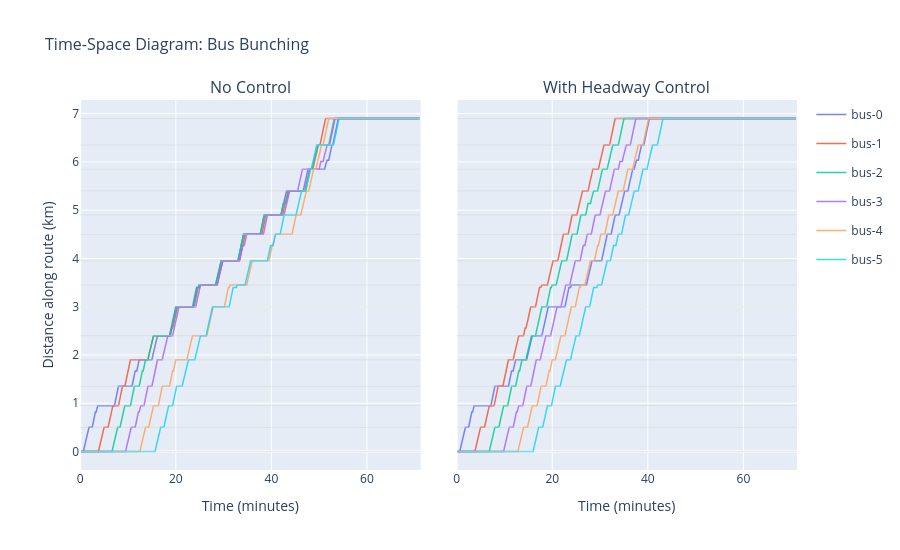

The code cell stored with this chart in its notebook:
### Markdown cell above
## Visualize bus trajectories (time-space diagram)

The **time-space diagram** is the standard transit operations visualization. Each line traces a bus along the corridor. Flat segments = dwelling/holding at a stop. Converging lines = bunching.

### Code cell
_COLORS = px.colors.qualitative.Plotly
_x_max = TOTAL_TICKS * TICK_SECONDS / 60

fig = make_subplots(
    rows=1, cols=2,
    shared_yaxes=True,
    subplot_titles=["No Control", "With Headway Control"],
    horizontal_spacing=0.05,
)

for col, (buses, _title) in enumerate([(buses_nc, "No Control"), (buses_ctrl, "With Headway Control")], 1):
    for i, bus in enumerate(buses):
        ticks = [r["tick"] for r in bus.trajectory]
        times_m = [t * TICK_SECONDS / 60 for t in ticks]
        positions_km = [r["position"] / 1000 for r in bus.trajectory]
        fig.add_trace(
            go.Scatter(
                x=times_m, y=positions_km,
                mode="lines",
                name=bus.name,
                line=dict(color=_COLORS[i % len(_COLORS)], width=1.5),
                opacity=0.85,
                legendgroup=bus.name,
                showlegend=(col == 1),
            ),
            row=1, col=col,
        )
    for sp in STOP_POSITIONS:
        fig.add_shape(
            type="line",
            x0=0, x1=_x_max, y0=sp / 1000, y1=sp / 1000,
            line=dict(color="lightgray", width=0.5),
            row=1, col=col,
        )

fig.update_xaxes(title_text="Time (minutes)")
fig.update_yaxes(title_text="Distance along route (km)", col=1)
fig.update_layout(
    title=dict(text="Time-Space Diagram: Bus Bunching", font=dict(size=16)),
    height=550,
    legend=dict(orientation="v"),
)
fig.show()

### Figure 1 — Plotly figure (JSON) as saved in the notebook; plotly's stock layout.template omitted (floating-point values rounded to 4 significant figures; data arrays with more than 128 entries replaced by an {"elided": "..."} marker saying what was removed)
{"data": [{"legendgroup": "bus-0", "line": {"color": "#636EFA", "width": 1.5}, "mode": "lines", "name": "bus-0", "opacity": 0.85, "showlegend": true, "type": "scatter", "x": {"elided": "426 float values"}, "xaxis": "x", "y": {"elided": "426 float values"}, "yaxis": "y"}, {"legendgroup": "bus-1", "line": {"color": "#EF553B", "width": 1.5}, "mode": "lines", "name": "bus-1", "opacity": 0.85, "showlegend": true, "type": "scatter", "x": {"elided": "426 float values"}, "xaxis": "x", "y": {"elided": "426 float values"}, "yaxis": "y"}, {"legendgroup": "bus-2", "line": {"color": "#00CC96", "width": 1.5}, "mode": "lines", "name": "bus-2", "opacity": 0.85, "showlegend": true, "type": "scatter", "x": {"elided": "426 float values"}, "xaxis": "x", "y": {"elided": "426 float values"}, "yaxis": "y"}, {"legendgroup": "bus-3", "line": {"color": "#AB63FA", "width": 1.5}, "mode": "lines", "name": "bus-3", "opacity": 0.85, "showlegend": true, "type": "scatter", "x": {"elided": "426 float values"}, "xaxis": "x", "y": {"elided": "426 float values"}, "yaxis": "y"}, {"legendgroup": "bus-4", "line": {"color": "#FFA15A", "width": 1.5}, "mode": "lines", "name": "bus-4", "opacity": 0.85, "showlegend": true, "type": "scatter", "x": {"elided": "426 float values"}, "xaxis": "x", "y": {"elided": "426 float values"}, "yaxis": "y"}, {"legendgroup": "bus-5", "line": {"color": "#19D3F3", "width": 1.5}, "mode": "lines", "name": "bus-5", "opacity": 0.85, "showlegend": true, "type": "scatter", "x": {"elided": "426 float values"}, "xaxis": "x", "y": {"elided": "426 float values"}, "yaxis": "y"}, {"legendgroup": "bus-0", "line": {"color": "#636EFA", "width": 1.5}, "mode": "lines", "name": "bus-0", "opacity": 0.85, "showlegend": false, "type": "scatter", "x": {"elided": "426 float values"}, "xaxis": "x2", "y": {"elided": "426 float values"}, "yaxis": "y2"}, {"legendgroup": "bus-1", "line": {"color": "#EF553B", "width": 1.5}, "mode": "lines", "name": "bus-1", "opacity": 0.85, "showlegend": false, "type": "scatter", "x": {"elided": "426 float values"}, "xaxis": "x2", "y": {"elided": "426 float values"}, "yaxis": "y2"}, {"legendgroup": "bus-2", "line": {"color": "#00CC96", "width": 1.5}, "mode": "lines", "name": "bus-2", "opacity": 0.85, "showlegend": false, "type": "scatter", "x": {"elided": "426 float values"}, "xaxis": "x2", "y": {"elided": "426 float values"}, "yaxis": "y2"}, {"legendgroup": "bus-3", "line": {"color": "#AB63FA", "width": 1.5}, "mode": "lines", "name": "bus-3", "opacity": 0.85, "showlegend": false, "type": "scatter", "x": {"elided": "426 float values"}, "xaxis": "x2", "y": {"elided": "426 float values"}, "yaxis": "y2"}, {"legendgroup": "bus-4", "line": {"color": "#FFA15A", "width": 1.5}, "mode": "lines", "name": "bus-4", "opacity": 0.85, "showlegend": false, "type": "scatter", "x": {"elided": "426 float values"}, "xaxis": "x2", "y": {"elided": "426 float values"}, "yaxis": "y2"}, {"legendgroup": "bus-5", "line": {"color": "#19D3F3", "width": 1.5}, "mode": "lines", "name": "bus-5", "opacity": 0.85, "showlegend": false, "type": "scatter", "x": {"elided": "426 float values"}, "xaxis": "x2", "y": {"elided": "426 float values"}, "yaxis": "y2"}], "layout": {"annotations": [{"font": {"size": 16}, "showarrow": false, "text": "No Control", "x": 0.2375, "xanchor": "center", "xref": "paper", "y": 1, "yanchor": "bottom", "yref": "paper"}, {"font": {"size": 16}, "showarrow": false, "text": "With Headway Control", "x": 0.7625, "xanchor": "center", "xref": "paper", "y": 1, "yanchor": "bottom", "yref": "paper"}], "height": 550, "legend": {"orientation": "v"}, "shapes": [{"line": {"color": "lightgray", "width": 0.5}, "type": "line", "x0": 0, "x1": 71.17, "xref": "x", "y0": 0, "y1": 0, "yref": "y"}, {"line": {"color": "lightgray", "width": 0.5}, "type": "line", "x0": 0, "x1": 71.17, "xref": "x", "y0": 0.5, "y1": 0.5, "yref": "y"}, {"line": {"color": "lightgray", "width": 0.5}, "type": "line", "x0": 0, "x1": 71.17, "xref": "x", "y0": 0.95, "y1": 0.95, "yref": "y"}, {"line": {"color": "lightgray", "width": 0.5}, "type": "line", "x0": 0, "x1": 71.17, "xref": "x", "y0": 1.35, "y1": 1.35, "yref": "y"}, {"line": {"color": "lightgray", "width": 0.5}, "type": "line", "x0": 0, "x1": 71.17, "xref": "x", "y0": 1.9, "y1": 1.9, "yref": "y"}, {"line": {"color": "lightgray", "width": 0.5}, "type": "line", "x0": 0, "x1": 71.17, "xref": "x", "y0": 2.4, "y1": 2.4, "yref": "y"}, {"line": {"color": "lightgray", "width": 0.5}, "type": "line", "x0": 0, "x1": 71.17, "xref": "x", "y0": 3, "y1": 3, "yref": "y"}, {"line": {"color": "lightgray", "width": 0.5}, "type": "line", "x0": 0, "x1": 71.17, "xref": "x", "y0": 3.45, "y1": 3.45, "yref": "y"}, {"line": {"color": "lightgray", "width": 0.5}, "type": "line", "x0": 0, "x1": 71.17, "xref": "x", "y0": 3.95, "y1": 3.95, "yref": "y"}, {"line": {"color": "lightgray", "width": 0.5}, "type": "line", "x0": 0, "x1": 71.17, "xref": "x", "y0": 4.5, "y1": 4.5, "yref": "y"}, {"line": {"color": "lightgray", "width": 0.5}, "type": "line", "x0": 0, "x1": 71.17, "xref": "x", "y0": 4.9, "y1": 4.9, "yref": "y"}, {"line": {"color": "lightgray", "width": 0.5}, "type": "line", "x0": 0, "x1": 71.17, "xref": "x", "y0": 5.4, "y1": 5.4, "yref": "y"}, {"line": {"color": "lightgray", "width": 0.5}, "type": "line", "x0": 0, "x1": 71.17, "xref": "x", "y0": 5.85, "y1": 5.85, "yref": "y"}, {"line": {"color": "lightgray", "width": 0.5}, "type": "line", "x0": 0, "x1": 71.17, "xref": "x", "y0": 6.35, "y1": 6.35, "yref": "y"}, {"line": {"color": "lightgray", "width": 0.5}, "type": "line", "x0": 0, "x1": 71.17, "xref": "x", "y0": 6.9, "y1": 6.9, "yref": "y"}, {"line": {"color": "lightgray", "width": 0.5}, "type": "line", "x0": 0, "x1": 71.17, "xref": "x2", "y0": 0, "y1": 0, "yref": "y2"}, {"line": {"color": "lightgray", "width": 0.5}, "type": "line", "x0": 0, "x1": 71.17, "xref": "x2", "y0": 0.5, "y1": 0.5, "yref": "y2"}, {"line": {"color": "lightgray", "width": 0.5}, "type": "line", "x0": 0, "x1": 71.17, "xref": "x2", "y0": 0.95, "y1": 0.95, "yref": "y2"}, {"line": {"color": "lightgray", "width": 0.5}, "type": "line", "x0": 0, "x1": 71.17, "xref": "x2", "y0": 1.35, "y1": 1.35, "yref": "y2"}, {"line": {"color": "lightgray", "width": 0.5}, "type": "line", "x0": 0, "x1": 71.17, "xref": "x2", "y0": 1.9, "y1": 1.9, "yref": "y2"}, {"line": {"color": "lightgray", "width": 0.5}, "type": "line", "x0": 0, "x1": 71.17, "xref": "x2", "y0": 2.4, "y1": 2.4, "yref": "y2"}, {"line": {"color": "lightgray", "width": 0.5}, "type": "line", "x0": 0, "x1": 71.17, "xref": "x2", "y0": 3, "y1": 3, "yref": "y2"}, {"line": {"color": "lightgray", "width": 0.5}, "type": "line", "x0": 0, "x1": 71.17, "xref": "x2", "y0": 3.45, "y1": 3.45, "yref": "y2"}, {"line": {"color": "lightgray", "width": 0.5}, "type": "line", "x0": 0, "x1": 71.17, "xref": "x2", "y0": 3.95, "y1": 3.95, "yref": "y2"}, {"line": {"color": "lightgray", "width": 0.5}, "type": "line", "x0": 0, "x1": 71.17, "xref": "x2", "y0": 4.5, "y1": 4.5, "yref": "y2"}, {"line": {"color": "lightgray", "width": 0.5}, "type": "line", "x0": 0, "x1": 71.17, "xref": "x2", "y0": 4.9, "y1": 4.9, "yref": "y2"}, {"line": {"color": "lightgray", "width": 0.5}, "type": "line", "x0": 0, "x1": 71.17, "xref": "x2", "y0": 5.4, "y1": 5.4, "yref": "y2"}, {"line": {"color": "lightgray", "width": 0.5}, "type": "line", "x0": 0, "x1": 71.17, "xref": "x2", "y0": 5.85, "y1": 5.85, "yref": "y2"}, {"line": {"color": "lightgray", "width": 0.5}, "type": "line", "x0": 0, "x1": 71.17, "xref": "x2", "y0": 6.35, "y1": 6.35, "yref": "y2"}, {"line": {"color": "lightgray", "width": 0.5}, "type": "line", "x0": 0, "x1": 71.17, "xref": "x2", "y0": 6.9, "y1": 6.9, "yref": "y2"}], "title": {"font": {"size": 16}, "text": "Time-Space Diagram: Bus Bunching"}, "xaxis": {"anchor": "y", "domain": [0, 0.475], "title": {"text": "Time (minutes)"}}, "xaxis2": {"anchor": "y2", "domain": [0.525, 1], "title": {"text": "Time (minutes)"}}, "yaxis": {"anchor": "x", "domain": [0, 1], "title": {"text": "Distance along route (km)"}}, "yaxis2": {"anchor": "x2", "domain": [0, 1], "matches": "y", "showticklabels": false}}}
